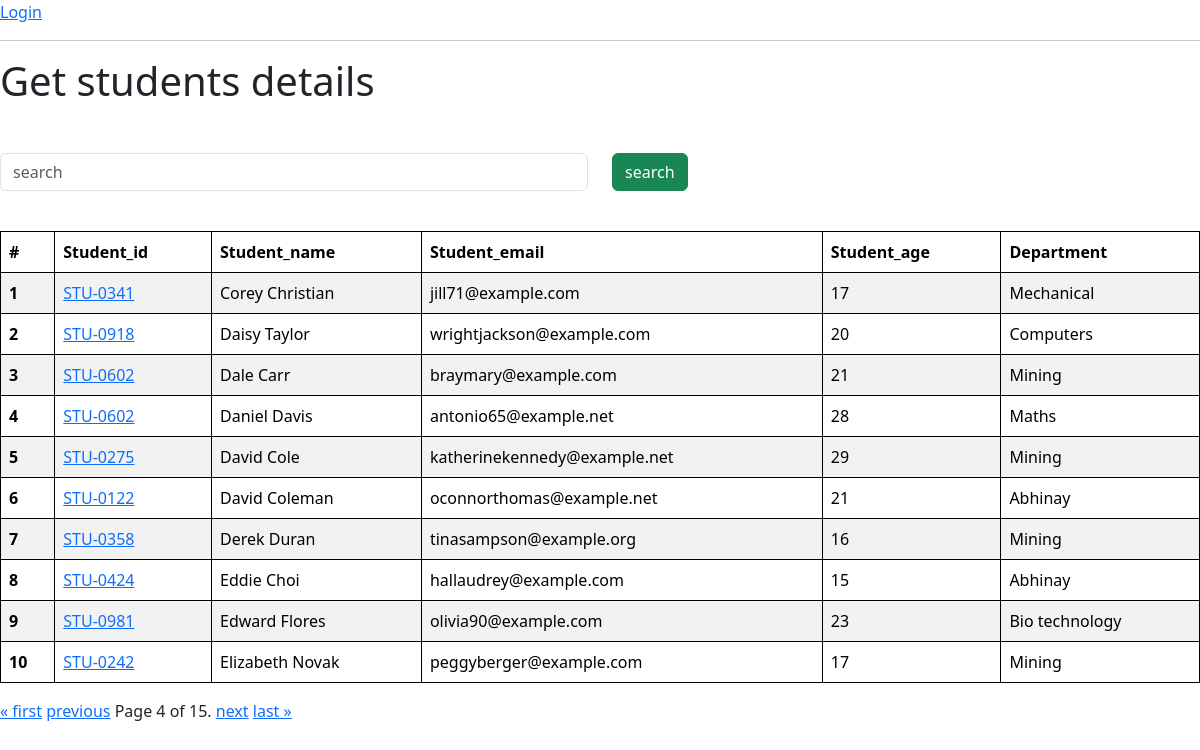
Before: /students?page=4 with the older database file.
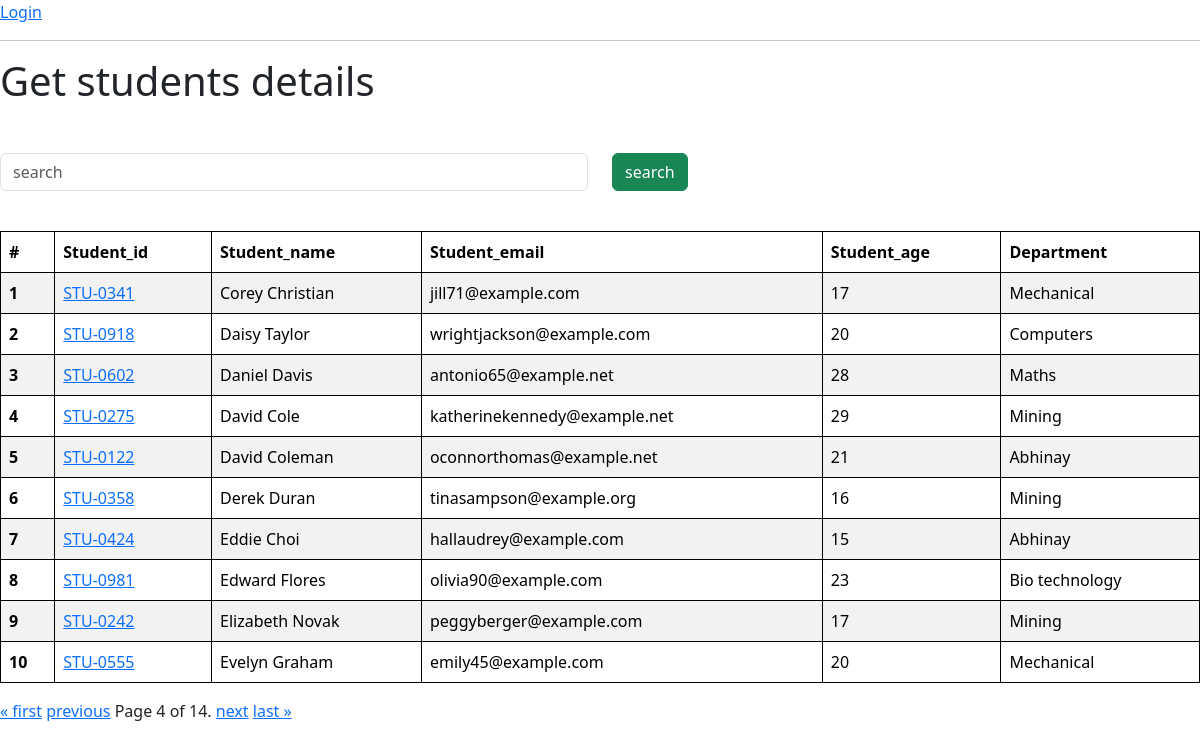
After: the same page with the newer database file.
### veges/models.py (models this page shows)
class Student(models.Model):
    department = models.ForeignKey(Department, related_name="depart", on_delete=models.CASCADE)
    student_id = models.OneToOneField(StudentID,related_name='studentid',on_delete=models.CASCADE)
    student_name = models.CharField(max_length=100)
    student_email = models.EmailField(unique=True)
    student_age = models.IntegerField(default=19)
    student_address = models.TextField()
    def __str__(self) -> str:
        return self.student_name
    class Meta:
        ordering = ['student_name']
        verbose_name = 'student'

class StudentID(models.Model):
    student_id = models.CharField(max_length=100)
    def __str__(self) -> str:
        return self.student_id

class Department(models.Model):
    department = models.CharField(max_length=100)
    def __str__(self) -> str:
        return self.department
    class Meta:
        ordering = ['department']

### veges/views.py (the view, shortened to what this page needs)
# urls.py: path("students",get_students,name="get_students"),
def get_students(request):
    queryset = Student.objects.all()
    paginator = Paginator(queryset,10) # show 10 students lists
    page_number = request.GET.get("page",1)
    page_obj = paginator.get_page(page_number)
    print(page_obj.object_list)
    return render(request,"report/students.html",{"students":page_obj})

### veges/templates/report/students.html (shortened to what this page needs)
{% extends "base.html" %}
{% block start %}
<h1>Get students  details </h1>
<div class = "containeer mt-5">
  <form class="mb-4">
  <div class="row">
    <div class="center col-md-6">
      <input class="form-control" name = "search" placeholder="search">
    </div>
    <div class="col-md-6">
      <button class = "btn btn-success">search</button>
    </div>
  </div>
</form>
<table class="table table-striped">
    <thead>
      <tr>
        <th scope="col">#</th>
        <th scope="col">Student_id</th>
        <th scope="col">Student_name</th>
        <th scope="col">Student_email</th>
        <th scope="col">Student_age</th>
        <th scope="col">Department</th>
      </tr>
    </thead>
    <tbody>
        {% for student in students %}
      <tr>
        <th scope="row">{{forloop.counter}}</th>
        <td>
          <a href = "/student_marks/{{student.student_id}}">{{student.student_id}}</a>
        </td>
        <td>{{student.student_name}}</td>
        <td>{{student.student_email}}</td>
        <td>{{student.student_age}}</td>
        <td>{{student.department}}</td>
      </tr>
      {% endfor %}
      </tbody>
    </table>
<div class="pagination">
  <span class="step-links">
      {% if students.has_previous %}
          <a href="?page=1">&laquo; first</a>
          <a href="?page={{ students.previous_page_number }}">previous</a>
      {% endif %}
      <span class="current">
          Page {{ students.number }} of {{ students.paginator.num_pages }}.
      </span>
      {% if students.has_next %}
          <a href="?page={{ students.next_page_number }}">next</a>
          <a href="?page={{ students.paginator.num_pages }}">last &raquo;</a>
      {% endif %}
  </span>
</div>
    </div>
{% endblock %}

Changed rows visible on the page:
removed Student: student_id "STU-0602", student_name "Dale Carr", student_email "braymary@example.com", student_age "21", department "Mining"
now on this page (row unchanged): Student: student_id "STU-0555", student_name "Evelyn Graham", student_email "emily45@example.com", student_age "20", department "Mechanical"
Other visible differences:
{{ students.paginator.num_pages }}: "15" → "14"
